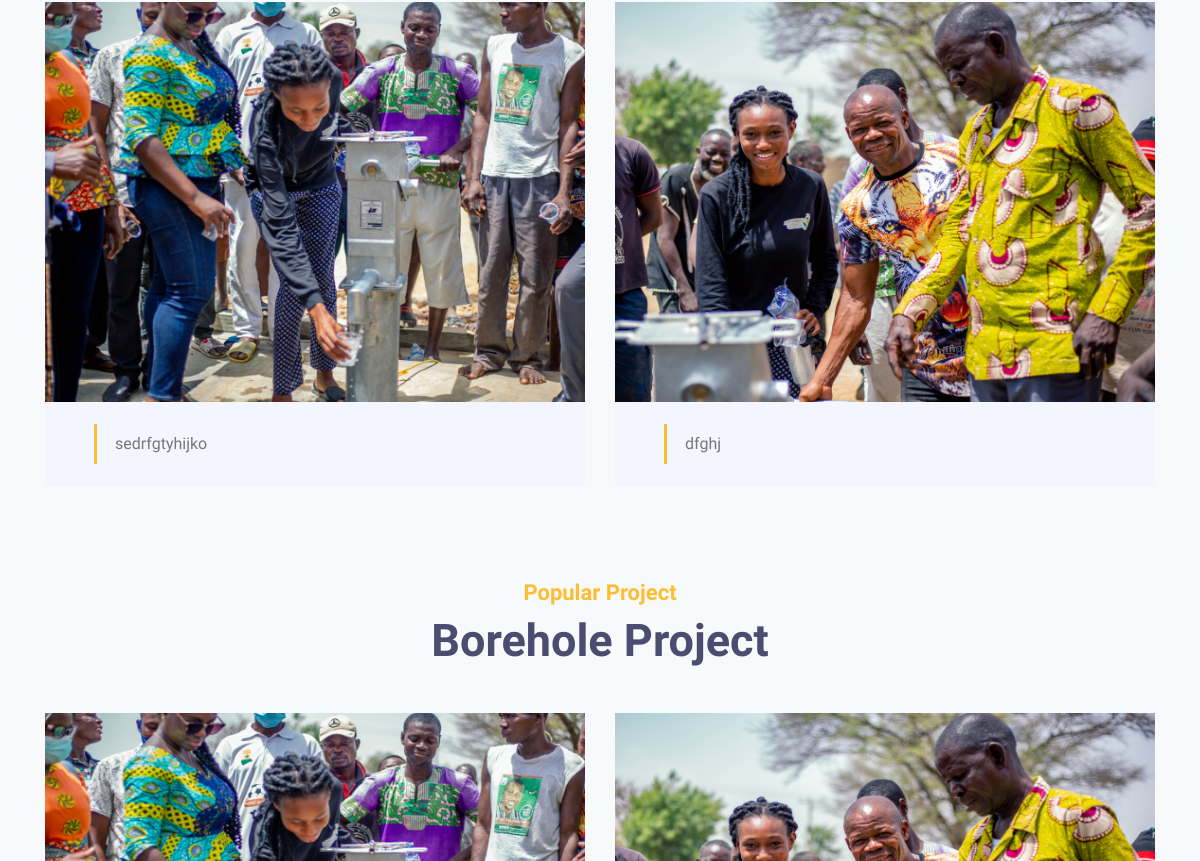
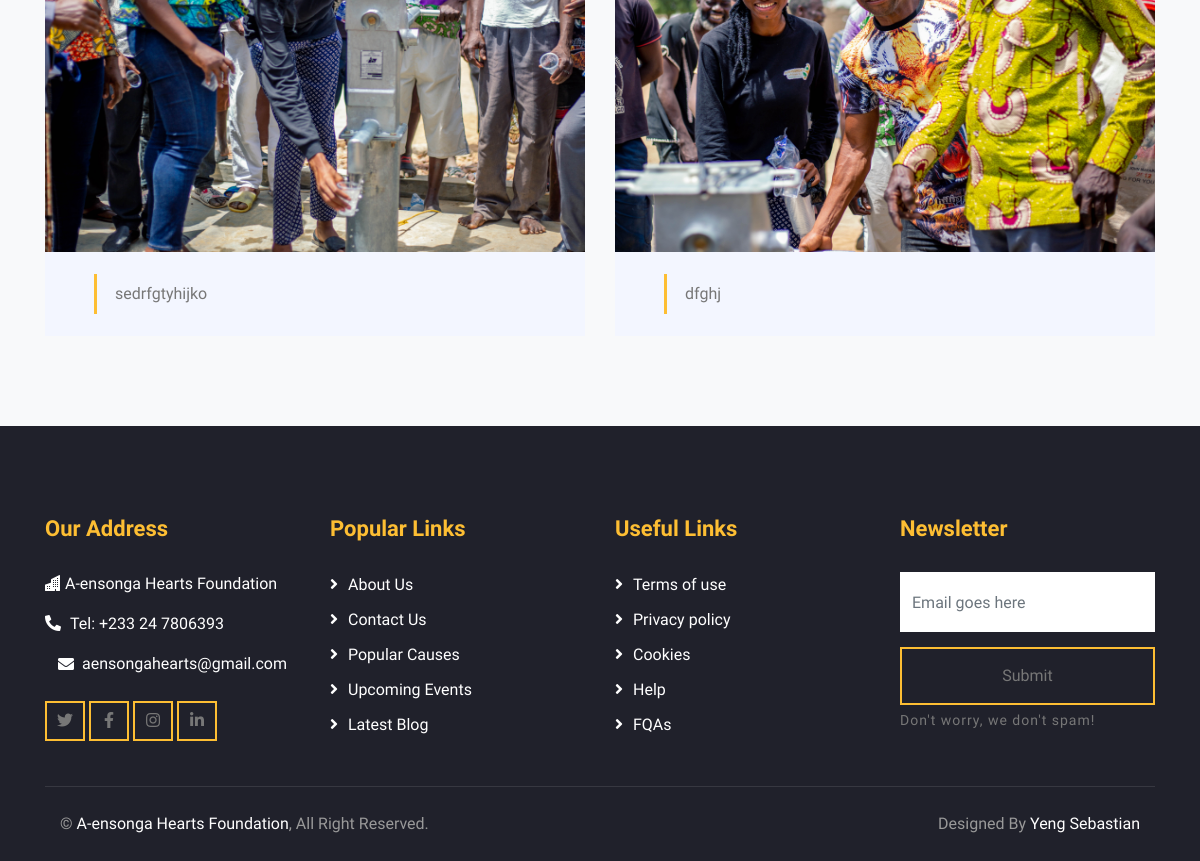
Before: /gallary/Borehole Project/ (lower part) with the older database file (2 pictures, top to bottom).
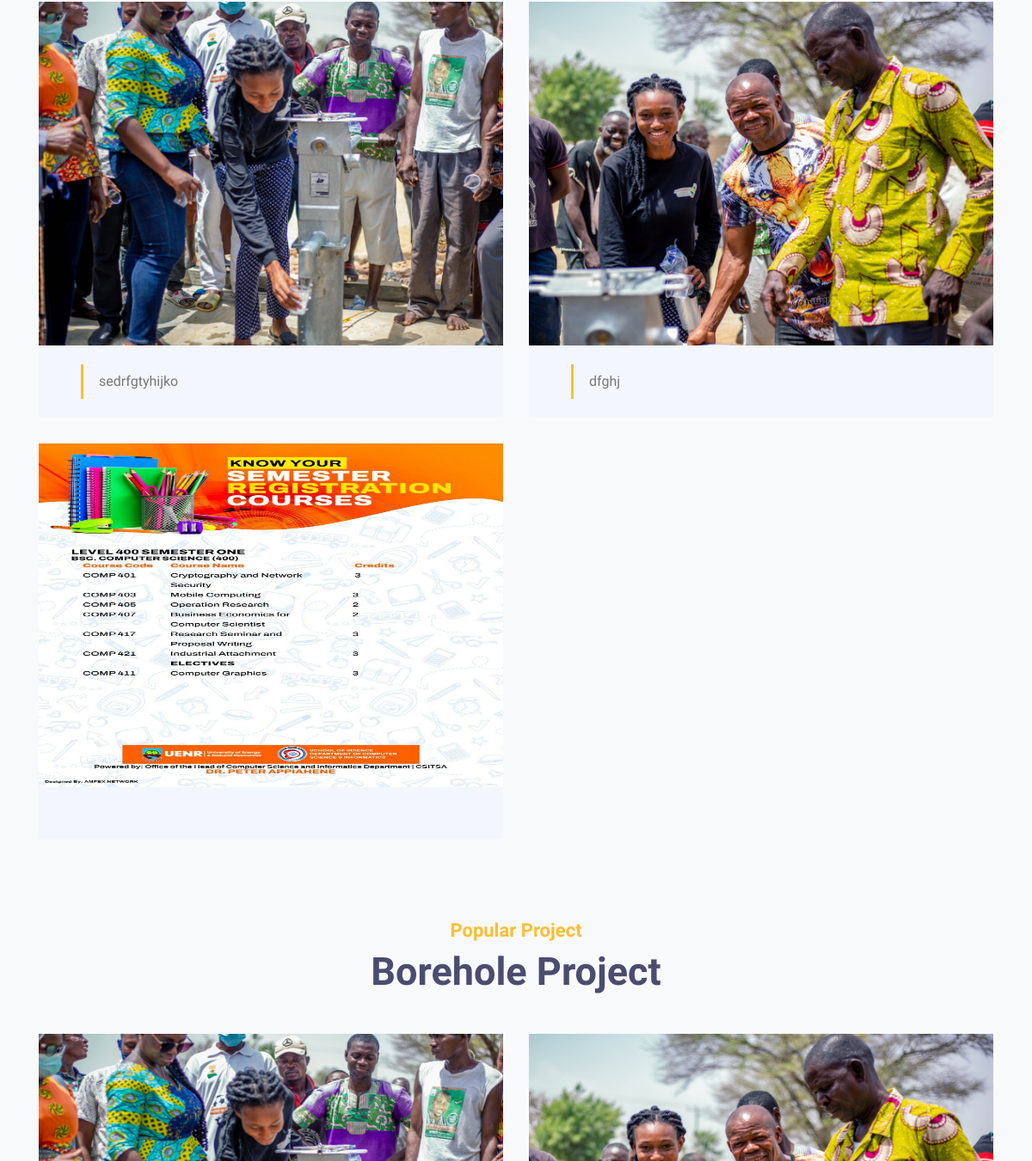
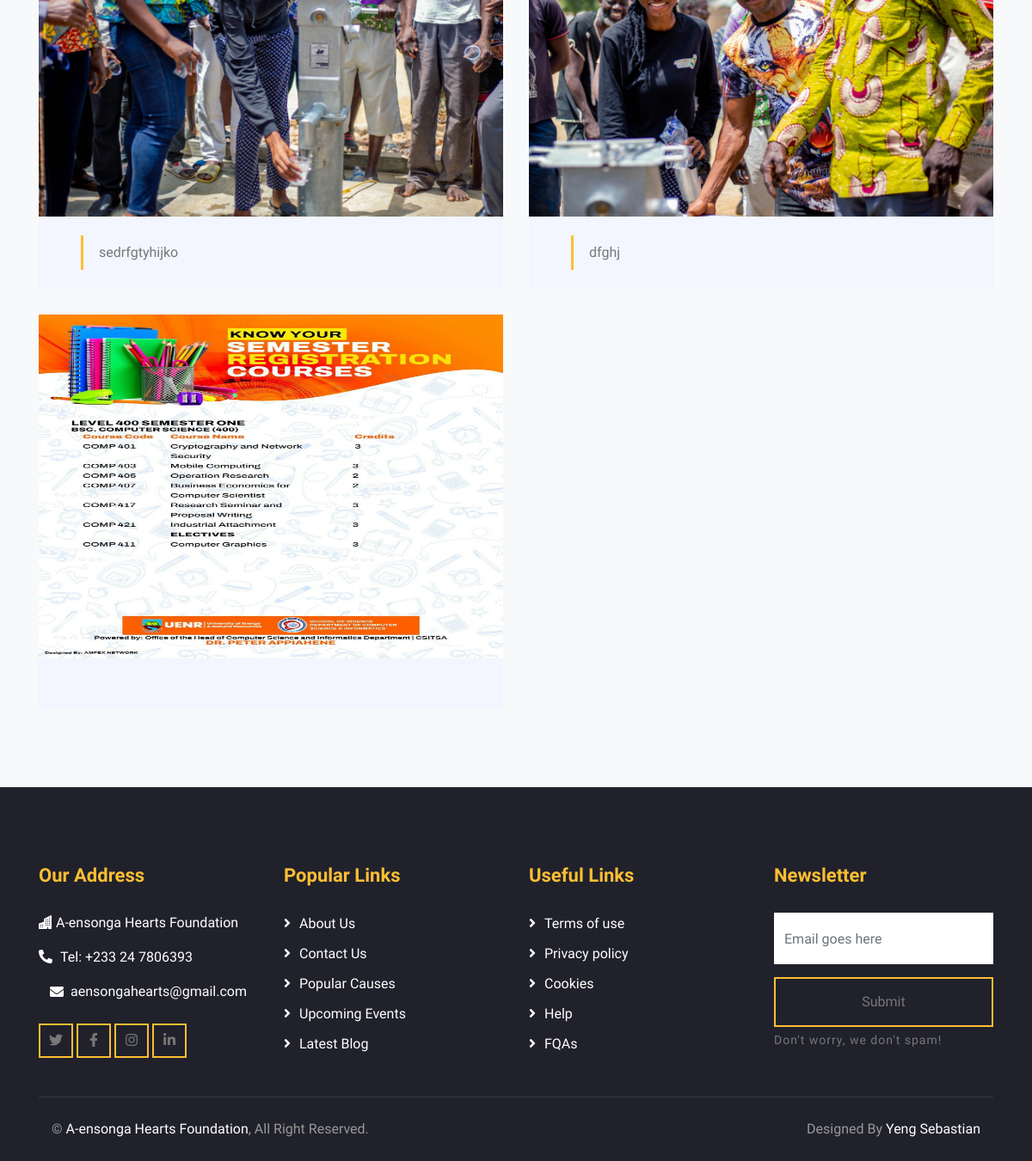
After: the same page with the newer database file (2 pictures, top to bottom).
### aensongaApp/models.py (models this page shows, shortened)
class ProjectGallary(models.Model):
    project = models.ForeignKey(Project, on_delete=models.CASCADE)
    image = models.ImageField(upload_to="pictures/projectGallary")
    description = models.TextField(blank=True)

class Project(models.Model):
    project_name = models.CharField(max_length=200)
    project_description = models.TextField(blank=True)
    project_pic = models.ImageField(upload_to="pictures/project")
    def __str__(self):
        return self.project_name

### aensongaApp/views.py (the view)
# urls.py: path('gallary/<str:project_name>/', single, name="single"),
def single(request, project_name):
    project_name = Project.objects.get(project_name=project_name)
    projects = ProjectGallary.objects.filter(project=project_name)
    context = {
        "projects":projects,
        "project_name":project_name
    }
    return render(request, 'aensonga/single.html', context)

### aensongaApp/templates/aensonga/single.html (shortened to what this page needs)
<!DOCTYPE html>
<html lang="en">
    {% extends 'aensonga/base.html' %}
    {% load static %}
        {% block content %}
<div class="event">
    <div class="container" style="z-index: -1;">
        <div class="row">
            {% for project in projects %}
            <div class="col-lg-6">
                <div class="event-item">
                    {% if project.image %}
                    <img src="{{ project.image.url }}" height="400" alt="Image">
                    {% endif %}
                    <div class="event-content">
                        {% if project.description %}
                        <div class="event-text">
                            <p>{{ project.description }}</p>
                        </div>
                        {% else %}
                        <div></div>
                        {% endif %}
                    </div>
                </div>
            </div>
            {% endfor %}
        </div>
    </div>
</div>
    <div class="event">
        <div class="container" style="z-index: -1;">
            <div class="section-header text-center">
                <p>Popular Project</p>
                <h2>{{project_name}}</h2>
            </div>
            <div class="row">
                {% for project in projects %}
                <div class="col-lg-6">
                    <div class="event-item">
                        <img src="{{project.image.url}}" height="400" alt="Image">
                        <div class="event-content">
                            {% if project.description %}
                                <div class="event-text">
                                    <p>{{project.description}}</p>
                                </div>
                            {% else %}
                                <div></div>
                            {% endif %}
                        </div>
                    </div>
                </div>
                {% endfor %}
            </div>
        </div>
    </div>
        {% endblock %}

### aensongaApp/templates/aensonga/base.html (shortened to what this page needs)
<!DOCTYPE html>
<html lang="en">
<head>
    {% load static %}
    <link rel="stylesheet" href="https://cdn.jsdelivr.net/npm/bootstrap-icons@1.11.1/font/bootstrap-icons.css">
    <link rel="stylesheet" href="https://stackpath.bootstrapcdn.com/bootstrap/4.5.2/css/bootstrap.min.css">
</head>
    <link href="https://cdn.jsdelivr.net/npm/bootstrap@5.3.1/dist/css/bootstrap.min.css" rel="stylesheet"
>
    <link rel="stylesheet" href="https://cdn.jsdelivr.net/npm/bootstrap-icons@1.10.5/font/bootstrap-icons.css">
    <link href="https://stackpath.bootstrapcdn.com/bootstrap/4.4.1/css/bootstrap.min.css" rel="stylesheet">
    <link href="https://cdnjs.cloudflare.com/ajax/libs/font-awesome/5.10.0/css/all.min.css" rel="stylesheet">
    <link href="{% static 'lib/flaticon/font/flaticon.css' %}" rel="stylesheet">
    <link href="{% static 'lib/animate/animate.min.css' %}" rel="stylesheet">
    <link href="{% static 'lib/owlcarousel/assets/owl.carousel.min.css' %}" rel="stylesheet">
    <link rel="stylesheet" type="text/css" href="{% static 'css/style.css' %}">
</head>
<body>
    <main>
        {% block content %}
        {% endblock %}
    </main>
    <div class="footer">
        <div class="container">
            <div class="row">
                <div class="col-lg-3 col-md-6">
                    <div class="footer-contact">
                        <h2>Our Address</h2>
                        <p><i class="bi bi-buildings-fill"></i> A-ensonga Hearts Foundation</p>
                        <p><i class="fa fa-phone-alt"></i>Tel: +233 24 7806393</p>
                        <div class="text d-flex justify-content-center align-items-center m-0">
                            <a href="mailto:aensongahearts@gmail.com" class="d-flex align-items-center">
                                <i class="fa fa-envelope text-white"></i>
                                <p class="m-0 ml-2 text-white">aensongahearts@gmail.com</p>
                            </a>
                        </div>
                        <div class="footer-social">
                            <a class="btn btn-custom" target="_blank" href="https://twitter.com/aensongahearts?s=09"><i
                                    class="fab fa-twitter"></i></a>
                            <a class="btn btn-custom" target="_blank"
                                href="https://www.facebook.com/aensongaHearts/?mibextid=ZbWKwL"><i
                                    class="fab fa-facebook-f"></i></a>
                            <a class="btn btn-custom" target="_blank"
                                href="https://instagram.com/aensonga_hearts?igshid=YmMyMTA2M2Y="><i
                                    class="fab fa-instagram"></i></a>
                            <a class="btn btn-custom" target="_blank"
                                href="https://www.linkedin.com/company/a-ensonga-s-hearts/"><i
                                    class="fab fa-linkedin-in"></i></a>
                        </div>
                    </div>
                </div>
                <div class="col-lg-3 col-md-6">
                    <div class="footer-link">
                        <h2>Popular Links</h2>
                        <a href="">About Us</a>
                        <a href="">Contact Us</a>
                        <a href="">Popular Causes</a>
                        <a href="">Upcoming Events</a>
                        <a href="">Latest Blog</a>
                    </div>
                </div>
                <div class="col-lg-3 col-md-6">
                    <div class="footer-link">
                        <h2>Useful Links</h2>
                        <a href="">Terms of use</a>
                        <a href="">Privacy policy</a>
                        <a href="">Cookies</a>
                        <a href="">Help</a>
                        <a href="">FQAs</a>
                    </div>
                </div>
                <div class="col-lg-3 col-md-6">
                    <div class="footer-newsletter">
                        <h2>Newsletter</h2>
                        <form>
                            <input class="form-control" placeholder="Email goes here">
                            <button class="btn btn-custom">Submit</button>
                            <label>Don't worry, we don't spam!</label>
                        </form>
                    </div>
                </div>
            </div>
        </div>
        <div class="container copyright">
            <div class="row">
                <div class="col-md-6">
                    <p>&copy; <a href="">A-ensonga Hearts Foundation</a>, All Right Reserved.</p>
                </div>
                <div class="col-md-6">
                    <p>Designed By <a href="#">Yeng Sebastian</a></p>
                </div>
            </div>
        </div>
    </div>
</body>
</html>

### aensongaApp/static/css/style.css (style rules this page uses)
body { color: #777777; font-weight: 500; background: #ffffff; font-family: 'Quicksand', sans-serif; }
h1, h2, h3, h4, h5, h6 { color: #4a4c70; }
a { color: #4a4c70; transition: .3s; }
.btn.btn-custom { padding: 12px 20px; text-align: center; font-size: 16px; font-weight: 500; color: #777777; border-radius: 0; border: 2px solid #FDBE33; box-shadow: inset 0 0 0 0 #FDBE33; transition: ease-out 0.3s; -webkit-transition: ease-out 0.3s; -moz-transition: ease-out 0.3s; }
.section-header { position: relative; width: 100%; max-width: 700px; margin: 0 auto 45px auto; }
.section-header p { margin-bottom: 5px; position: relative; font-size: 22px; font-weight: 600; text-transform: capitalize; color: #FDBE33; }
.section-header h2 { margin: 0; font-size: 45px; font-weight: 700; }
.event { position: relative; width: 100%; padding: 45px 0 15px 0; }
.event .event-item { margin-bottom: 30px; background: #f3f6ff; }
.event .event-item img { width: 100%; }
.event .event-content { padding: 30px; display: flex; }
.event .event-text { position: relative; margin-left: 20px; padding-left: 20px; }
.event .event-text::before { position: absolute; content: ""; width: 1px; height: calc(100% - 5px); top: 6px; left: 0; background: rgba(0, 0, 0, .15); }
.event .event-text::after { position: absolute; content: ""; width: 3px; height: 40px; top: calc(50% - 20px); left: -1px; background: #FDBE33; }
.event .event-text p { margin: 0; }
.footer { position: relative; margin-top: 45px; padding-top: 90px; background: #20212B; }
.footer .footer-contact, .footer .footer-link, .footer .footer-newsletter { position: relative; margin-bottom: 45px; color: #ffffff; }
.footer .footer-contact h2, .footer .footer-link h2, .footer .footer-newsletter h2 { margin-bottom: 30px; font-size: 22px; font-weight: 700; color: #FDBE33; }
.footer .footer-link a { display: block; margin-bottom: 10px; color: #ffffff; transition: .3s; }
.footer .footer-link a::before { position: relative; content: "\f105"; font-family: "Font Awesome 5 Free"; font-weight: 900; margin-right: 10px; }
.footer .footer-contact p i { width: 25px; }
.footer .footer-social { position: relative; margin-top: 20px; }
.footer .footer-social a { width: 40px; height: 40px; padding: 6px 0; }
.footer .footer-social a { margin-top: 5px; }
.footer .footer-newsletter form { position: relative; width: 100%; }
.footer .footer-newsletter input { margin-bottom: 15px; height: 60px; border: none; border-radius: 0; }
.footer .footer-newsletter label { margin-top: 5px; color: #777777; font-size: 14px; letter-spacing: 1px; }
.footer .footer-newsletter .btn.btn-custom { width: 100%; padding: 15px 0; }
.footer .copyright { padding: 0 30px; }
.footer .copyright .row { padding-top: 25px; padding-bottom: 25px; border-top: 1px solid rgba(256, 256, 256, .1); }
.footer .copyright p { margin: 0; color: #999999; }
.footer .copyright .col-md-6:last-child p { text-align: right; }
.footer .copyright p a { color: #ffffff; }

### aensongaApp/templates/aensonga/base.html (style rules this page uses)
body { background-color: #f8f9fa; }

Changed rows visible on the page:
added ProjectGallary: image (picture)
